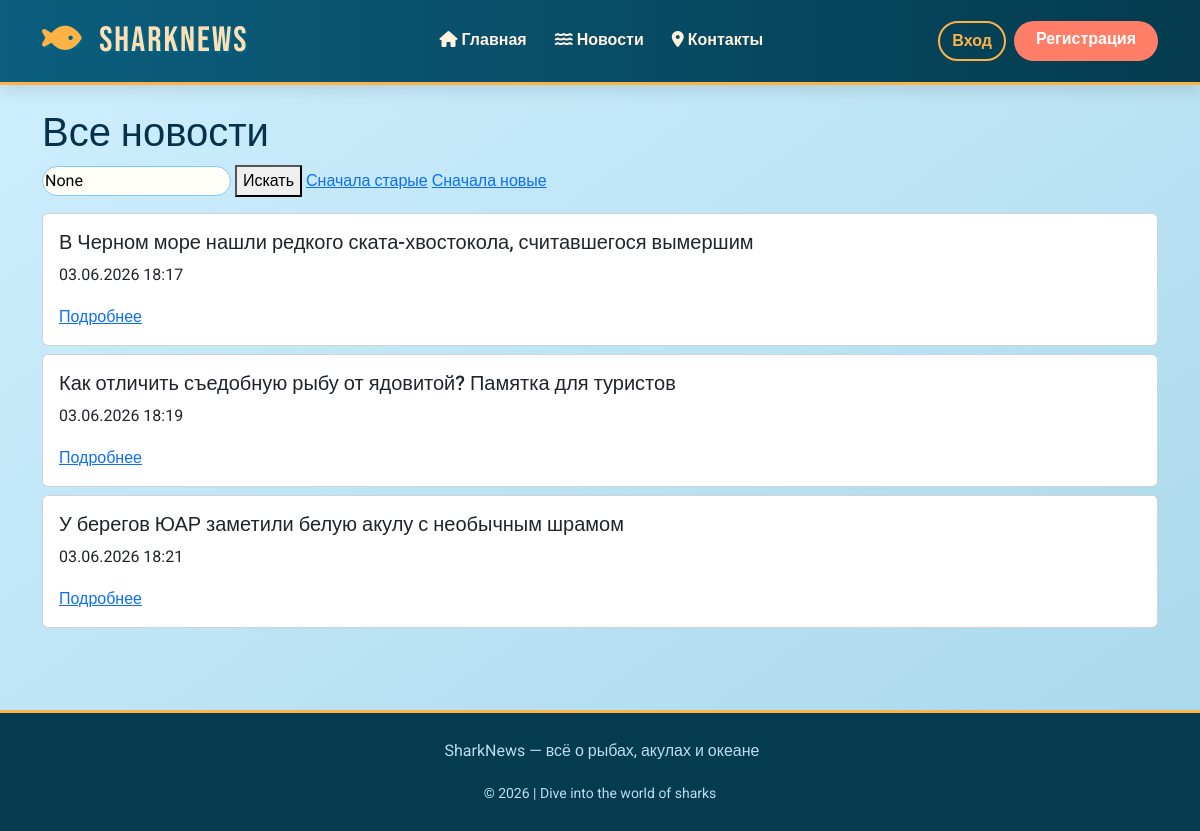
The app's page /news/?sort=asc with its own data.
### newsapp/models.py (models this page shows)
class News(models.Model):
    title = models.CharField(max_length=200)
    content = models.TextField()
    author = models.ForeignKey(User, on_delete=models.CASCADE)
    pub_date = models.DateTimeField(default=timezone.now)
    image = models.ImageField(upload_to='news/', blank=True, null=True)

### newsapp/views.py (the view)
# urls.py: path('news/', views.news_list, name='news_list'),
def news_list(request):
    news = News.objects.all()
    search = request.GET.get('search')
    if search:
        news = news.filter(title__icontains=search)
    sort = request.GET.get('sort')
    if sort == 'asc':
        news = news.order_by('pub_date')
    else:
        news = news.order_by('-pub_date')
    return render(request, 'news_list.html', {'news': news, 'search': search})

### newsapp/templates/news_list.html
{% extends 'base.html' %}
{% block content %}
<h1>Все новости</h1>
<form method="get" class="mb-3">
    <input name="search" value="{{ search }}" placeholder="Поиск по названию">
    <button type="submit">Искать</button>
    <a href="?sort=asc">Сначала старые</a>
    <a href="?sort=desc">Сначала новые</a>
</form>
{% for item in news %}
    <div class="card mb-2">
        <div class="card-body">
            <h5>{{ item.title }}</h5>
            <p>{{ item.pub_date|date:"d.m.Y H:i" }}</p>
            <a href="/news/{{ item.id }}/">Подробнее</a>
        </div>
    </div>
{% empty %}
    <p>Новостей не найдено.</p>
{% endfor %}
{% endblock %}

### newsapp/templates/base.html (style rules this page uses)
:root { --deep-ocean: #0b3b4f; --wave-blue: #2c7da0; --coral: #ff7e67; --sand: #f9e7c2; --light-cyan: #d9f0f7; }
body { font-family: 'Roboto', sans-serif; background: linear-gradient(145deg, #cfefff 0%, #a8d8ea 100%); color: #05314b; line-height: 1.6; }
input, textarea, select { border-radius: 20px !important; border: 1px solid #7fcdff !important; background: #fffef7 !important; }

### records on screen
News: title "В Черном море нашли редкого ската-хвостокола, считавшегося вымершим", pub_date "03.06.2026 18:17"
News: title "Как отличить съедобную рыбу от ядовитой? Памятка для туристов", pub_date "03.06.2026 18:19"
News: title "У берегов ЮАР заметили белую акулу с необычным шрамом", pub_date "03.06.2026 18:21"
